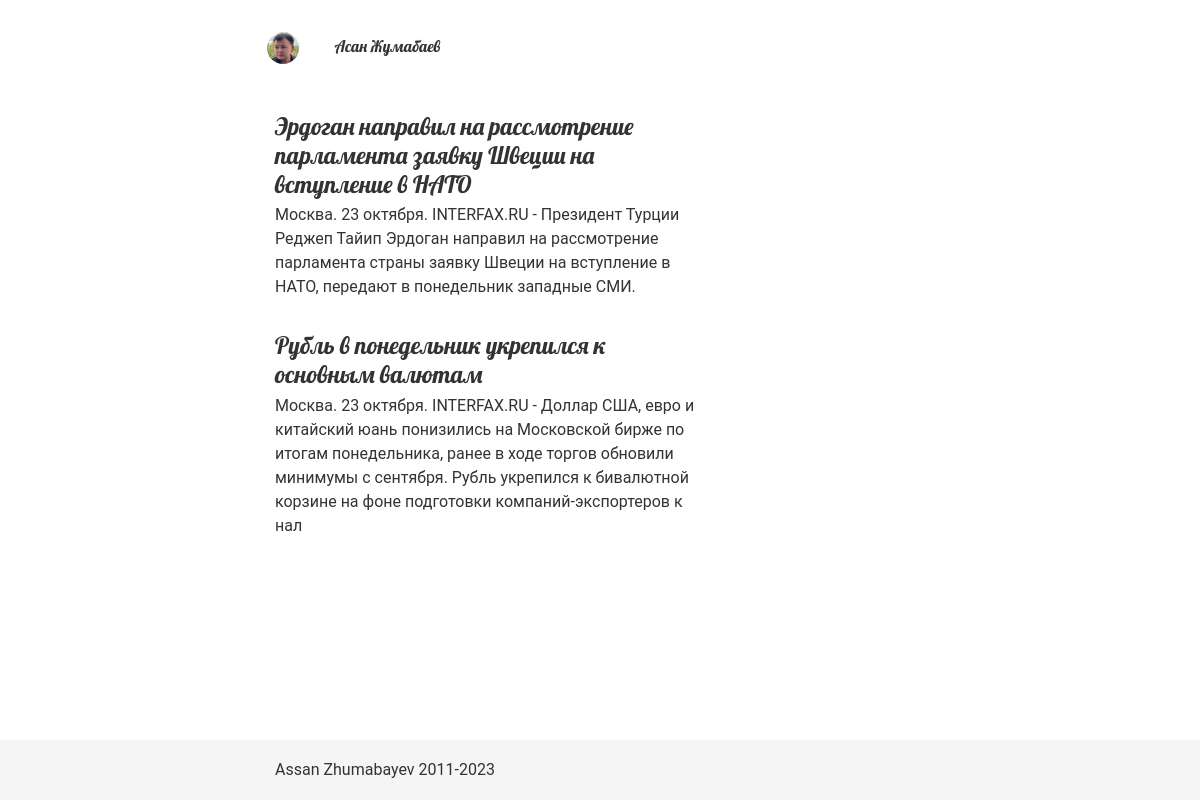
The page / on the database its author committed.
### blog/models.py (models this page shows, shortened)
class Article(models.Model):
    objects = None
    title = models.CharField(max_length=255)
    summary = models.CharField(max_length=255)
    full_text = models.TextField()
    category = models.CharField(max_length=30)
    pubdate = models.DateTimeField()
    slug = models.CharField(max_length=50, unique=True)
    def get_absolute_url(self):
        return reverse('article_page', kwargs={'slug': self.slug})

### blog/views.py (the view)
# urls.py: path('', views.home_page, name='home_page'),
def home_page(request):
    articles = Article.objects.all()
    context = {'articles': articles}
    return render(request, 'home_page.html', context)

### blog/templates/home_page.html (shortened to what this page needs)
{% extends 'base.html' %}
{% load static %}
{% block content %}
            <div class="row">
                <div class="col-md-8 col-sm-12">
                     <div class="article-list">
                         {% for article in articles %}
                            <div  class="article">
                                <h2 class="article-title">
                                    <a href="{{ article.get_absolute_url }}">{{ article.title }}</a>
                                </h2>
                                <p class="article-summary">{{ article.summary }}</p>
                            </div>
                         {% endfor %}
                     </div>
                </div>
            </div>
{% endblock %}

### blog/templates/base.html (shortened to what this page needs)
{% load static %}
<html>
    <head>
        <link href="https://cdn.jsdelivr.net/npm/bootstrap@5.0.2/dist/css/bootstrap.min.css" rel="stylesheet">        <title>{% block title %}{% endblock %}</title>
        <link href="{% static 'blog/styles.css' %}" rel="stylesheet">
    </head>
    <div class="container">
        <div class="row page-header">
            <div class="col">
                <h1 class="avatar-top">
                    <img src="{% static 'blog/img/zam-ava.jpeg' %}">
                    <span class="author-name">Асан Жумабаев</span>
                </h1>
            </div>
        </div>
        {% block content %}
        {% endblock %}
    </div>
    <footer class="footer">
        <div class="container">
            Assan Zhumabayev 2011-{% now "Y" %}
        </div>
      </footer>
</html>

### blog/static/blog/styles.css (style rules this page uses)
.page-header { height: 7em; margin-left: -20px; }
h1, h2 ,h3 { font-family: Lobster-regular, roboto-black, Helvetica, sans-serif; font-weight: 400; }
h2 { font-size: 1.5em; }
h1.avatar-top { font-size: 1em; margin-top: 2em; }
h1.avatar-top img { width: 32px; margin-right: 2em; border-radius: 50%; }
.article { margin-bottom: 2em; }
h2.article-title { margin-bottom: .2em; }
h2.article-title a { text-decoration: none; color: #333; }

### blog/templates/base.html (style rules this page uses)
html { position: relative; min-height: 100%; }
.footer { position: absolute; bottom: 0; width: 100%; height: 60px; line-height: 60px; background-color: #f5f5f5; }
.container { width: auto; max-width: 680px; padding: 0 15px; }

### rows shown on the page
Article: title "Эрдоган направил на рассмотрение парламента заявку Швеции на вступление в НАТО", summary "Москва. 23 октября. INTERFAX.RU - Президент Турции Реджеп Тайип Эрдоган направил на рассмотрение парламента страны заявку Швеции на вступление в НАТО, передают в понедельник западные СМИ."
Article: title "Рубль в понедельник укрепился к основным валютам", summary "Москва. 23 октября. INTERFAX.RU - Доллар США, евро и китайский юань понизились на Московской бирже по итогам понедельника, ранее в ходе торгов обновили минимумы с сентября. Рубль укрепился к бивалютной корзине на фоне подготовки компаний-экспортеров к нал"
